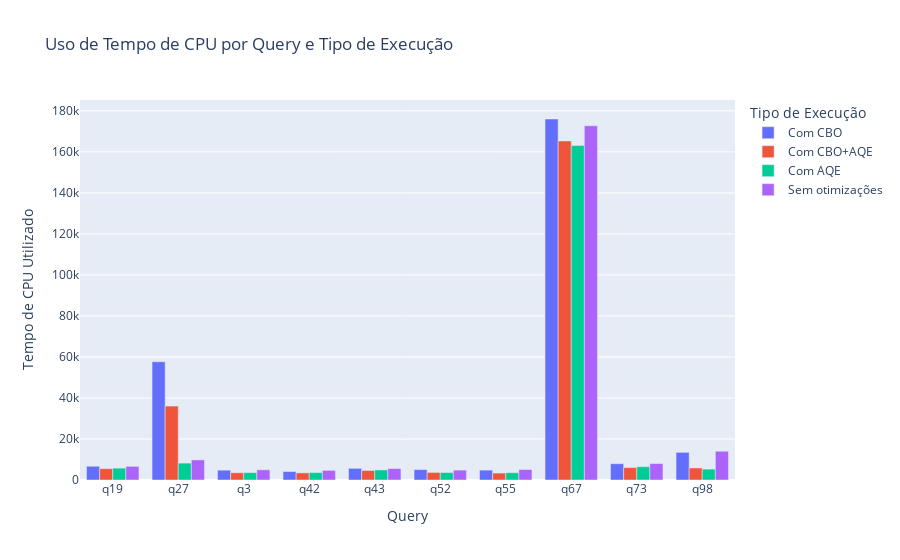

Notebook code for this chart:
### Code cell
# Gráfico de uso de tempo de CPU
fig_cpu_time = px.bar(
    df_all_queries,
    x='query',
    y='executorCpuTime',
    color='execution_type',
    barmode='group',
    title='Uso de Tempo de CPU por Query e Tipo de Execução',
    labels={'executorCpuTime': 'Tempo de CPU Utilizado', 'query': 'Query', 'execution_type': 'Tipo de Execução'}
)
fig_cpu_time.update_layout(xaxis={'categoryorder': 'category ascending'})
fig_cpu_time.show()
# Salvar os dados em formato JSON com encoding UTF-8 para evitar caracteres escapados
output_path = os.path.join('agg_results', 'executorCpuTime_por_query_por_execution_type.json')
df_all_queries[['query', 'executorCpuTime', 'execution_type']].to_json(output_path, orient='records', indent=4, force_ascii=False)

### Figure 1 — Plotly figure (JSON) as saved in the notebook; plotly's stock layout.template omitted (floating-point values rounded to 4 significant figures)
{"data": [{"alignmentgroup": "True", "hovertemplate": "Tipo de Execução=Com CBO<br>Query=%{x}<br>Tempo de CPU Utilizado=%{y}<extra></extra>", "legendgroup": "Com CBO", "marker": {"color": "#636efa", "pattern": {"shape": ""}}, "name": "Com CBO", "offsetgroup": "Com CBO", "orientation": "v", "showlegend": true, "textposition": "auto", "type": "bar", "x": ["q19", "q73", "q55", "q43", "q52", "q67", "q3", "q27", "q98", "q42"], "xaxis": "x", "y": [6705, 7944, 4820, 5696, 5073, 176025, 4793, 57655, 13490, 4147], "yaxis": "y"}, {"alignmentgroup": "True", "hovertemplate": "Tipo de Execução=Com CBO+AQE<br>Query=%{x}<br>Tempo de CPU Utilizado=%{y}<extra></extra>", "legendgroup": "Com CBO+AQE", "marker": {"color": "#EF553B", "pattern": {"shape": ""}}, "name": "Com CBO+AQE", "offsetgroup": "Com CBO+AQE", "orientation": "v", "showlegend": true, "textposition": "auto", "type": "bar", "x": ["q19", "q73", "q55", "q43", "q52", "q67", "q3", "q27", "q98", "q42"], "xaxis": "x", "y": [5515, 6043, 3383, 4641, 3679, 165357, 3520, 36028, 5877, 3463], "yaxis": "y"}, {"alignmentgroup": "True", "hovertemplate": "Tipo de Execução=Com AQE<br>Query=%{x}<br>Tempo de CPU Utilizado=%{y}<extra></extra>", "legendgroup": "Com AQE", "marker": {"color": "#00cc96", "pattern": {"shape": ""}}, "name": "Com AQE", "offsetgroup": "Com AQE", "orientation": "v", "showlegend": true, "textposition": "auto", "type": "bar", "x": ["q19", "q73", "q55", "q43", "q52", "q67", "q3", "q27", "q98", "q42"], "xaxis": "x", "y": [5799, 6491, 3558, 4885, 3633, 163063, 3596, 8231, 5294, 3616], "yaxis": "y"}, {"alignmentgroup": "True", "hovertemplate": "Tipo de Execução=Sem otimizações<br>Query=%{x}<br>Tempo de CPU Utilizado=%{y}<extra></extra>", "legendgroup": "Sem otimizações", "marker": {"color": "#ab63fa", "pattern": {"shape": ""}}, "name": "Sem otimizações", "offsetgroup": "Sem otimizações", "orientation": "v", "showlegend": true, "textposition": "auto", "type": "bar", "x": ["q19", "q73", "q55", "q43", "q52", "q67", "q3", "q27", "q98", "q42"], "xaxis": "x", "y": [6664, 8009, 5122, 5574, 4824, 172709, 4973, 9792, 14034, 4699], "yaxis": "y"}], "layout": {"barmode": "group", "legend": {"title": {"text": "Tipo de Execução"}, "tracegroupgap": 0}, "title": {"text": "Uso de Tempo de CPU por Query e Tipo de Execução"}, "xaxis": {"anchor": "y", "categoryorder": "category ascending", "domain": [0, 1], "title": {"text": "Query"}}, "yaxis": {"anchor": "x", "domain": [0, 1], "title": {"text": "Tempo de CPU Utilizado"}}}}
